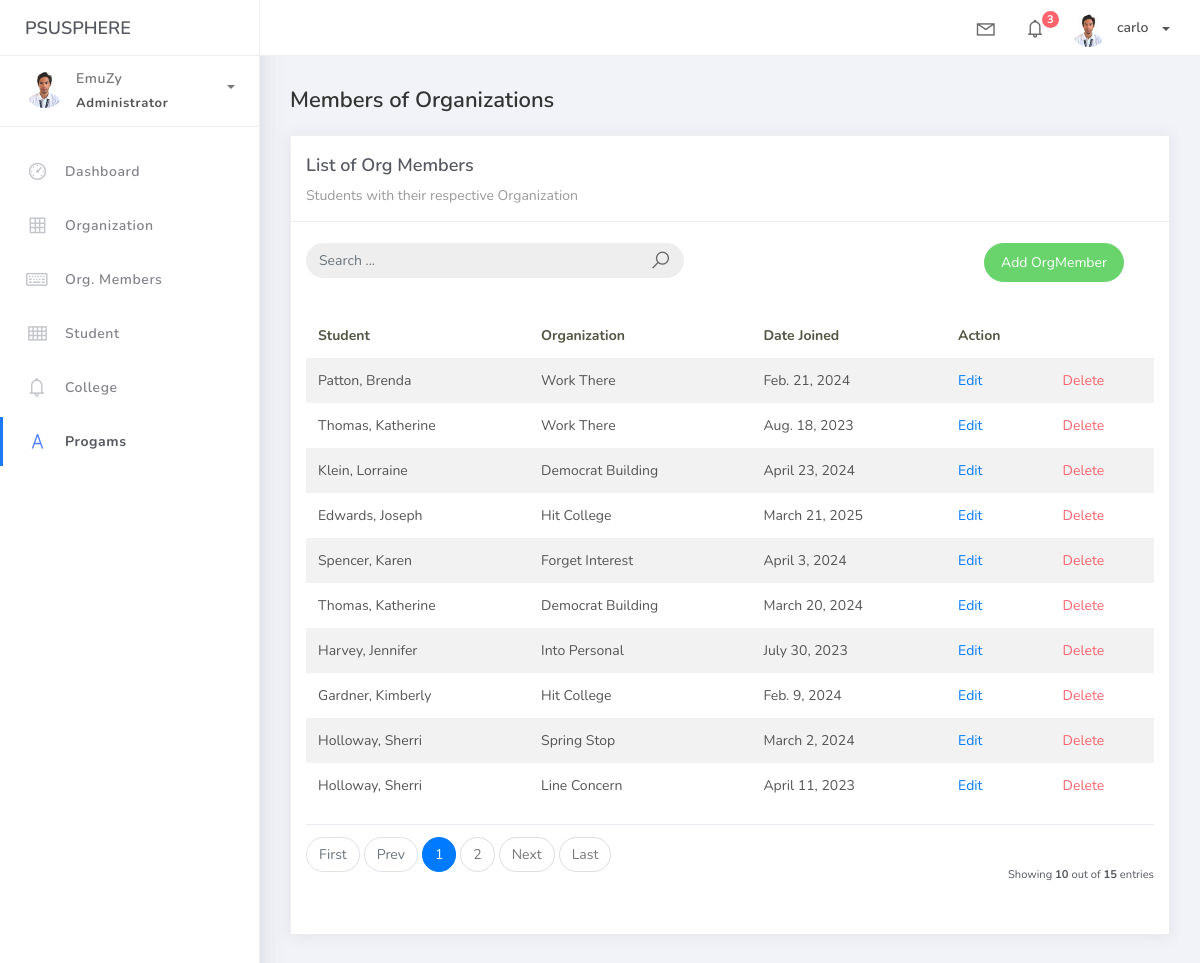
Page /orgmem_list on the committed database.
### studentorg/models.py (models this page shows)
class BaseModel(models.Model):
    create_at = models.DateTimeField(auto_now_add = True, db_index = True)
    update_at = models.DateTimeField(auto_now = True)
    class Meta:
        abstract = True

class OrgMember(BaseModel):
    student = models.ForeignKey(Student, on_delete = models.CASCADE)
    organization = models.ForeignKey(Organization, on_delete = models.CASCADE)
    date_joined = models.DateField()

class Student(BaseModel):
    student_id = models.CharField(max_length = 15)
    firstname = models.CharField(max_length = 25)
    lastname = models.CharField(max_length = 25)
    middlename = models.CharField(max_length = 25, blank = True, null = True)
    program = models.ForeignKey(Program, on_delete = models.CASCADE)
    def __str__(self):
        return f"{self.lastname}, {self.firstname}"

class Organization(BaseModel):
    name = models.CharField(max_length = 250)
    college = models.ForeignKey(College, null = True, blank = True, on_delete = models.CASCADE)
    description = models.CharField(max_length = 500)
    def __str__(self):
        return self.name

### studentorg/views.py (the view)
# urls.py: path('orgmem_list', OrgMemList.as_view(), name='orgmem-list'),
class OrgMemList(ListView):
    model = OrgMember
    context_object_name = 'orgmem'
    template_name = "orgmem_list.html"
    paginate_by = 10
    def get_queryset(self, *args, **kwargs):
        qs = super(OrgMemList, self).get_queryset(*args, **kwargs)
        if self.request.GET.get("q") != None:
            query = self.request.GET.get('q')
            qs = qs.filter(Q(student__lastname__icontains=query) |
            Q(student__firstname__icontains=query) |
            Q(date_joined__icontains=query) | Q(organization__name__icontains=query))
        return qs

### templates/orgmem_list.html
{% extends 'base.html' %} {% load static %} {% block content %}
<div class="content">
    <div class="container-fluid">
        <h4 class="page-title">Members of Organizations</h4>
        <div class="row">
            <div class="col-md-12">
                <div class="card">
                    <div class="card-header">
                        <div class="card-title">List of Org Members</div>
                        <div class="card-category">Students with their respective Organization</div>
                    </div>
                    <br>
                        <div class="col-md-12 row">
                            <div class="col-md-6">
                                <form action="" class="navbar-left navbar-form nav-search mr-md-3" action="{% url 'orgmem-list' %}">
                                    <div class="input-group">
                                        <input type="text" placeholder="Search ..." class="form-control" name="q">
                                        <div class="input-group-append">
                                        <span class="input-group-text">
                                            <i class="la la-search search-icon"></i>
                                        </span>
                                        </div>
                                    </div>
                                </form>
                            </div>
                            <div class="col-md-6">
                                <div class="pull-right">
                                    <a href="{% url 'orgmem-add' %}" class="btn btn-success btn-rounded">Add OrgMember</a>
                                </div>
                            </div>
                        </div>
                    <div class="card-body">
                        <table class="table table-striped mt-3">
                            <thead>
                                <tr>
                                    <th scope="col">Student</th>
                                    <th scope="col">Organization</th>
                                    <th scope="col">Date Joined</th>
                                    <th scope="col">Action</th>
                                </tr>
                            </thead>
                            <tbody>
                                {% for object in object_list %}
                                <tr>
                                    <td>{{ object.student }}</td>
                                    <td>{{ object.organization }}</td>
                                    <td>{{ object.date_joined }}</td>
                                    <td><a href="orgmem_list/{{ object.id }}">Edit</a></td>
                                    <td><a href="orgmem_list/{{ object.id }}/delete" class="text-danger">Delete</a></td>
                                </tr>
                                {% empty %}
                                <tr>
                                    <td colspan="4" style="text-align: center">
                                    <p class="text-sm font-weight-bold mb-0">No Records Found</p>
                                    </td>
                                </tr>
                                {% endfor %}
                            </tbody>
                        </table>
                        {% include 'includes/pagination.html' %}
                    </div>
                </div>
            </div>
        </div>
    </div>
</div>
{% endblock %}

### rows in the picture
OrgMember: student "Patton, Brenda", organization "Work There", date_joined "Feb. 21, 2024"
OrgMember: student "Thomas, Katherine", organization "Work There", date_joined "Aug. 18, 2023"
OrgMember: student "Klein, Lorraine", organization "Democrat Building", date_joined "April 23, 2024"
OrgMember: student "Edwards, Joseph", organization "Hit College", date_joined "March 21, 2025"
OrgMember: student "Spencer, Karen", organization "Forget Interest", date_joined "April 3, 2024"
OrgMember: student "Thomas, Katherine", organization "Democrat Building", date_joined "March 20, 2024"
OrgMember: student "Harvey, Jennifer", organization "Into Personal", date_joined "July 30, 2023"
OrgMember: student "Gardner, Kimberly", organization "Hit College", date_joined "Feb. 9, 2024"
OrgMember: student "Holloway, Sherri", organization "Spring Stop", date_joined "March 2, 2024"
OrgMember: student "Holloway, Sherri", organization "Line Concern", date_joined "April 11, 2023"

### other values in the picture
{{ page_num }} "1"
{{ page_num }} "2"
{{ object_list.count }} "10"
{{ paginator.count }} "15"
